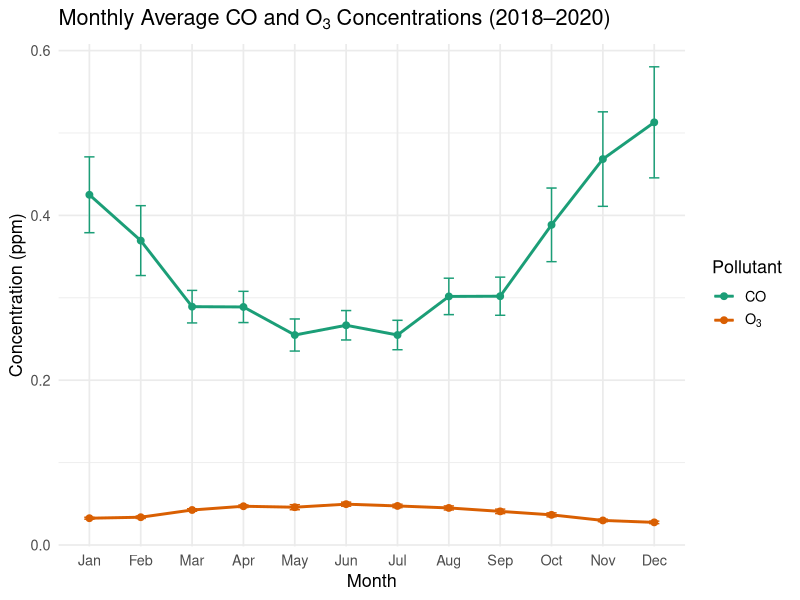
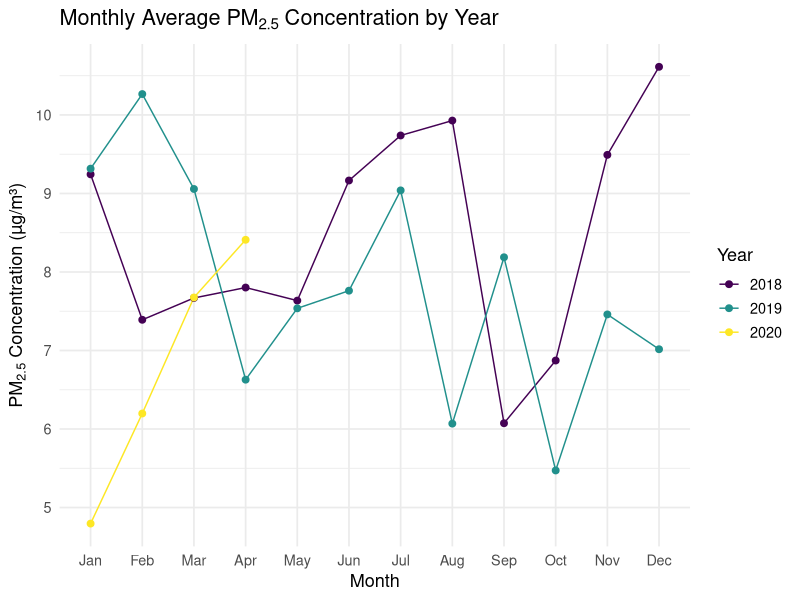
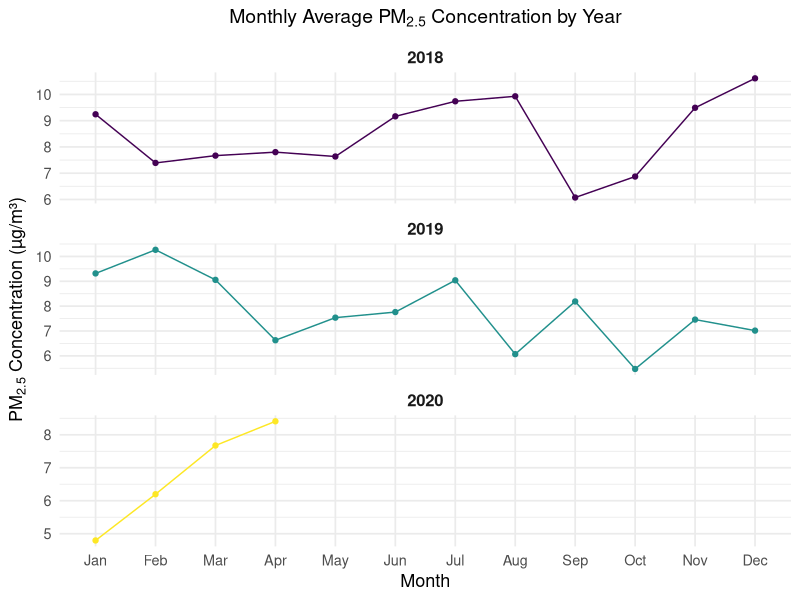

The R source for these figures, in order:
## ---- chunk 1
knitr::opts_chunk$set(include = FALSE)
library(dplyr)
library(tidyr)
library(stringr)
library(readr)
library(lubridate)
library(ggplot2)
## ---- chunk 2
data_2018 = read.csv("project 2 data/AQ_2018.csv")
data_2019 = read.csv("project 2 data/AQ_2019.csv")
data_2020 = read.csv("project 2 data/AQ_2020.csv")
## ---- chunk 3
clean_func = function(data) { 
  data %>% 
    # Rename pollutant concentration columns
    rename(
      co = "Daily.Max.8.hour.CO.Concentration",
      pm25 = "Daily.Mean.PM2.5.Concentration",
      o3 = "Daily.Max.8.hour.Ozone.Concentration"
    ) %>%
    # Format date variable
    mutate(
      Date = mdy(Date)      
    ) %>%
    # When pollutants are negative -> set them to 0
    mutate(                
      co = if_else(co < 0, 0, co),
      pm25 = if_else(pm25 < 0, 0, pm25),
      o3 = if_else(o3 < 0, 0, o3)
    ) %>%
    # One row per day by taking the daily average
     group_by(Date) %>%     
    summarise(
      co = mean(co, na.rm = TRUE),
      pm25 = mean(pm25, na.rm = TRUE),
      o3 = mean(o3, na.rm = TRUE),
      .groups = "drop"
    ) %>%
    # Remove duplicates
    distinct() %>%
    # Select only important columns
    select(c(Date,co, pm25, o3))     
  }
## ---- chunk 4
clean_2018 = clean_func(data_2018)
clean_2019 = clean_func(data_2019)
clean_2020 = clean_func(data_2020)
## ---- chunk 5
all_data = bind_rows(
  clean_2018 %>% mutate(
    year = 2018,
    month = month(Date, label = TRUE)),
  clean_2019 %>% mutate(
    year = 2019,
    month = month(Date, label = TRUE)),
  clean_2020 %>% mutate(
    year = 2020,
    month = month(Date, label = TRUE))
)
## ---- chunk 6
# monthly avg and standard error of co and o3 across all three years
monthly_avg <- all_data %>%
  group_by(month) %>%
  summarise(
    co_mean = mean(co, na.rm = TRUE),
    co_se   = sd(co, na.rm = TRUE) / sqrt(sum(!is.na(co))),
    o3_mean = mean(o3, na.rm = TRUE),
    o3_se   = sd(o3, na.rm = TRUE) / sqrt(sum(!is.na(o3)))
  ) %>%
  # gather long for ggplot
  tidyr::pivot_longer(cols = c(co_mean, o3_mean, co_se, o3_se),
                      names_to = c("pollutant", ".value"),
                      names_pattern = "(.*)_(mean|se)")

## ---- chunk 7
ggplot(monthly_avg, aes(x = month, y = mean, color = pollutant, group = pollutant)) +
  geom_line(linewidth = 1) +
  geom_point(size = 2) +
  geom_errorbar(aes(ymin = mean - 1.96 * se, ymax = mean + 1.96 * se), width = 0.2) +
  scale_color_manual(values = c("co" = "#1b9e77", "o3" = "#d95f02"),
                     labels = c("CO", expression("O"[3]*""))) +
  labs(
    title = expression("Monthly Average CO and O"[3]*" Concentrations (2018–2020)"),
    x = "Month",
    y = "Concentration (ppm)",
    color = "Pollutant" 
  ) +
  theme_minimal(base_size = 13)
## ---- chunk 8
#PM2.5 monthly average for each of the three years
pm_monthly <- all_data %>%
  group_by(year, month) %>%
  summarise(pm25_mean = mean(pm25, na.rm = TRUE), .groups = "drop")
## ---- chunk 9
ggplot(pm_monthly, aes(x = month, y = pm25_mean, color = factor(year), group = year)) + geom_line(linewidth = 0.5) +
  geom_point(size = 2) +
  scale_color_viridis_d(name = "Year") +
  labs(
    title = expression("Monthly Average PM"[2.5]*" Concentration by Year"),
    x = "Month",
    y = expression("PM"[2.5]~"Concentration (µg/m³)")
  ) +
  theme_minimal(base_size = 13)

## ---- chunk 10
ggplot(pm_monthly, aes(x = month, y = pm25_mean, group = 1, color = factor(year))) +
  geom_line(linewidth = 0.5) +
  geom_point(size = 1.5) +
  scale_color_viridis_d(name = "Year") +
  facet_wrap(~ year, ncol = 1, scales = "free_y") +  # facet by year
  labs(
    title = expression("Monthly Average PM"[2.5]*" Concentration by Year"),
    x = "Month",
    y = expression("PM"[2.5]*" Concentration (µg/m³)")
  ) +
  theme_minimal(base_size = 13) +
  theme(
    legend.position = "none",         # remove legend since year is faceted
    strip.text = element_text(face = "bold", size = 12),
    plot.title = element_text(face = "bold", size = 14, hjust = 0.5)
  )
